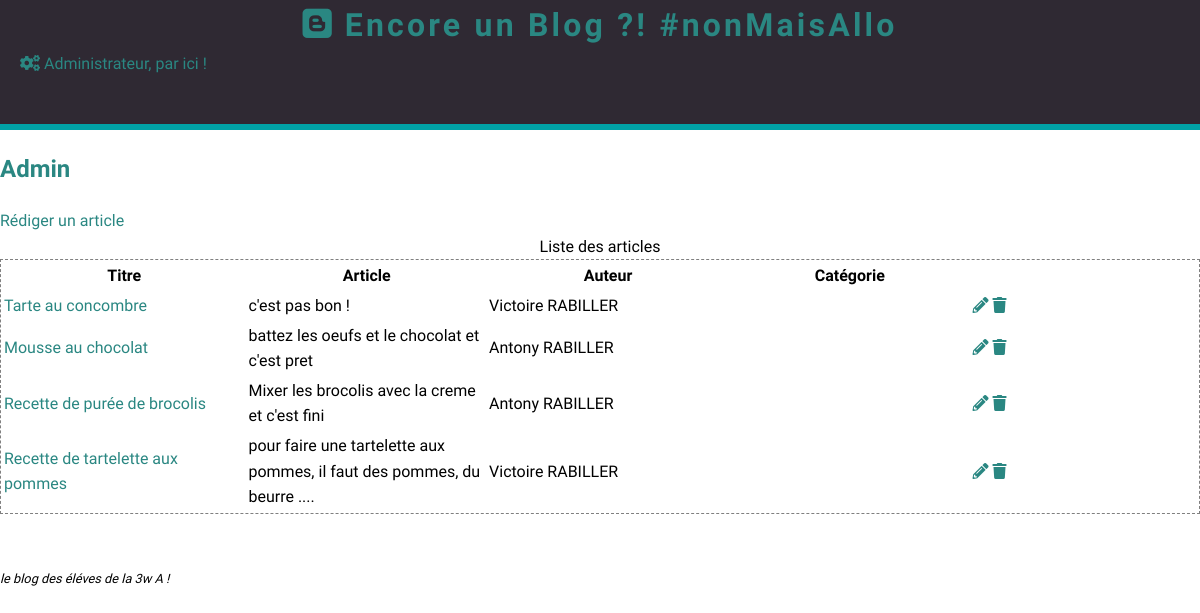
The app's page /admin.php with its own data.
### tables this page shows
CREATE TABLE `article` (
  `id` int(11) NOT NULL,
  `author` int(11) NOT NULL,
  `created_at` datetime NOT NULL,
  `update_at` datetime NOT NULL,
  `title` varchar(255) NOT NULL,
  `content` text NOT NULL,
  `category_id` int(11) NOT NULL
);

CREATE TABLE `author` (
  `id` int(11) NOT NULL,
  `firstname` varchar(255) NOT NULL,
  `lastname` varchar(255) NOT NULL,
  `email` varchar(255) NOT NULL,
  `password` varchar(255) NOT NULL
);

### public/admin.php (called while the page is built, shortened)
<?php
include '../services/functions.php';
$articlesList = getArticles();
include '../views/admin.phtml';

### services/functions.php (called while the page is built, shortened)
<?php
function getDb (){
	$user = 'root';
	$password = 'troiswa';
	$db =new PDO(
		'mysql:host=localhost;dbname=blog',
		$user,
		$password,
		array(PDO::ATTR_ERRMODE => PDO::ERRMODE_WARNING)
		);
	$db->exec('SET NAMES UTF8');
	return $db;
}
function getArticles(){
	$db = getDb();
	$sql = "SELECT article.id AS articleid, article.created_at, article.update_at, article.title, article.content, article.category_id, author.id, author.firstname, author.lastname
	FROM article
	JOIN author ON author.id = article.author
	ORDER BY update_at DESC";
	$statement = $db->prepare($sql);
	$statement->execute();
	$articlesList = $statement->fetchAll(\PDO::FETCH_ASSOC);
	return $articlesList;
}

### views/admin.phtml (the view)
<?php
include 'header.phtml';
?>
<main>
	<h2>Admin</h2>
	<a href="newArticle.php">Rédiger un article</a>
	<table>
	    <caption>Liste des articles</caption>
	    <thead>
	        <tr>
	            <th>Titre</th>
	            <th>Article</th>
	            <th>Auteur</th>
	            <th>Catégorie</th>
	            <th></th>
	        </tr>
	    </thead>
	    <tbody>
	       	<?php foreach ($articlesList as $article) : ?>
	        <tr>
	            <td><a href='show_post.php?articleid=<?=$article["articleid"]?>' target="_blank"> <?= $article["title"] ?></a></td>
	            <td><?= $article["content"] ?></td>
	            <td> <?= $article["firstname"] ?> <?= $article["lastname"] ?></td>
	            <td></td>
		        <td>
	                <a class="edit" href="edit.php?articleid=<?=$article["articleid"]?>"><i class="fas fa-pencil-alt"></i></a>
	                <a class="remove" href="delete.php?articleid=<?=$article["articleid"]?>"><i class="fas fa-trash"></i></a>
	            </td>
	        </tr>
	        <?php endforeach; ?>
	    </tbody>
	</table>
</main>
<?php
include 'footer.phtml';
?>

### css/main.css (style rules this page uses)
html { font-size: 62.5%; }
* { box-sizing: border-box; }
body { font-family: 'Dosis', sans-serif; font-weight: normal; margin: 0 auto; line-height: 1.6; font-size: 1.6rem; }
h3,h2 { color: #2a8782; }
a { text-decoration: none; color: #2a8782; padding : 30px auto; }
th, td { width : 300px; }
table { border : 1px dashed grey; }

### records on screen
article: title "Tarte au concombre", content "c'est pas bon !", author.firstname "Victoire", author.lastname "RABILLER"
article: title "Mousse au chocolat", content "battez les oeufs et le chocolat et c'est pret", author.firstname "Antony", author.lastname "RABILLER"
article: title "Recette de purée de brocolis", content "Mixer les brocolis avec la creme et c'est fini", author.firstname "Antony", author.lastname "RABILLER"
article: title "Recette de tartelette aux pommes", content "pour faire une tartelette aux pommes, il faut des pommes, du beurre ....", author.firstname "Victoire", author.lastname "RABILLER"
